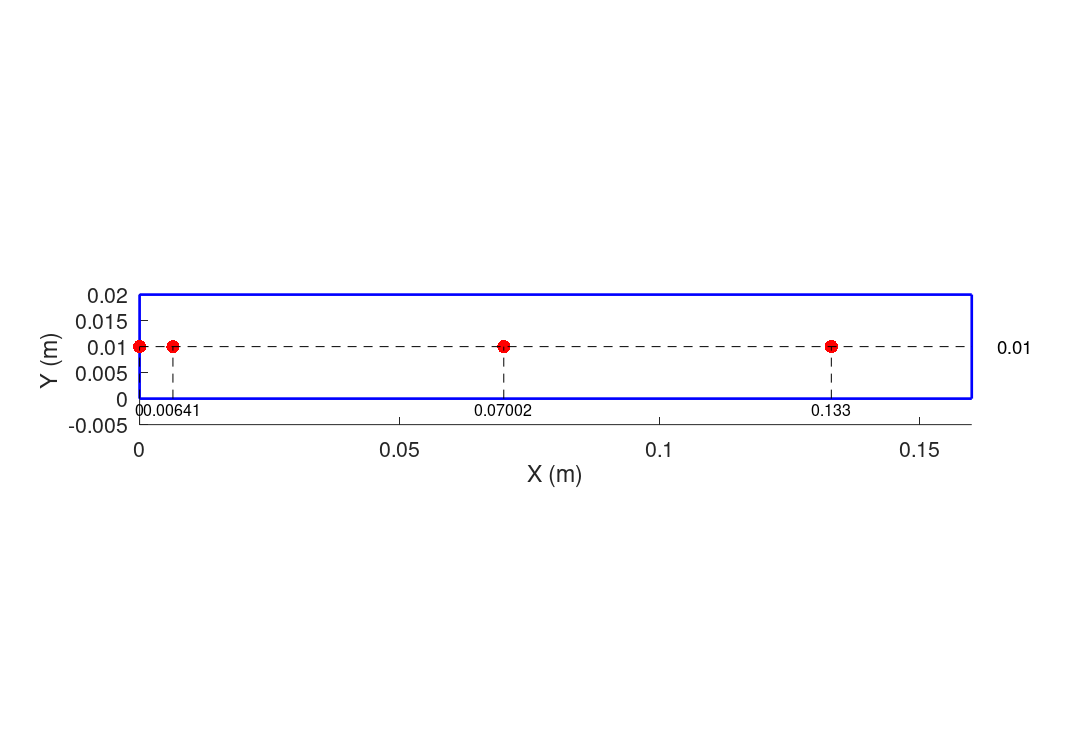

The MATLAB source for this figure:
% This script visualizes the geometry of a 2D beam and the positions of sensors located on it. 

% Define the dimensions of the beam
Lx = 0.16;  % Length of the beam (m)
Ly = 0.02;  % Width of the beam (m)

% Sensor positions
x_coords = [0, 0.00641, 0.07002, 0.133];  % x-coordinates of the sensors
y_coord = 0.01;  % y-coordinate of the sensors (fixed at 0.01 m)

% Plot the beam shape
figure;
hold on;
set(gcf, 'papertype', 'a4', 'paperorientation', 'portrait', 'paperunits', 'centimeters', ...
    'paperposition', [0.63, 0.63, 28.41, 19.72]);
rectangle('Position', [0, 0, Lx, Ly], 'EdgeColor', 'b', 'LineWidth', 2);  % Draw the beam boundary
axis equal;  % Maintain equal scaling for x and y axes
xlabel('X (m)', 'FontSize', 16);
ylabel('Y (m)', 'FontSize', 16);
set(gca, 'FontSize', 16);

% Mark sensor positions on the beam
scatter(x_coords, repmat(y_coord, size(x_coords)), 100, 'r', 'filled');  % Plot sensor locations

% Add a horizontal dashed line to indicate y = 0.01
plot([0 Lx], [y_coord, y_coord], 'k--');  % Draw horizontal dashed line at y = 0.01
text(Lx + 0.005, y_coord, [num2str(y_coord)], 'HorizontalAlignment', 'left', 'FontSize', 14);  % Label y = 0.01

% Draw vertical dashed lines and annotate x-coordinates for each sensor
for i = 1:length(x_coords)
    % Draw a vertical dashed line from y = 0 to y = 0.01
    plot([x_coords(i), x_coords(i)], [0, y_coord], 'k--');  
    
    % Annotate x-coordinate at the bottom of the dashed line
    text(x_coords(i), -0.002, [num2str(x_coords(i))], 'HorizontalAlignment', 'center', 'FontSize', 12);
end

% Adjust the display limits
xlim([0 Lx]);
ylim([-0.005 Ly]);  % Leave space below y = 0 for x-coordinate labels

hold off;
